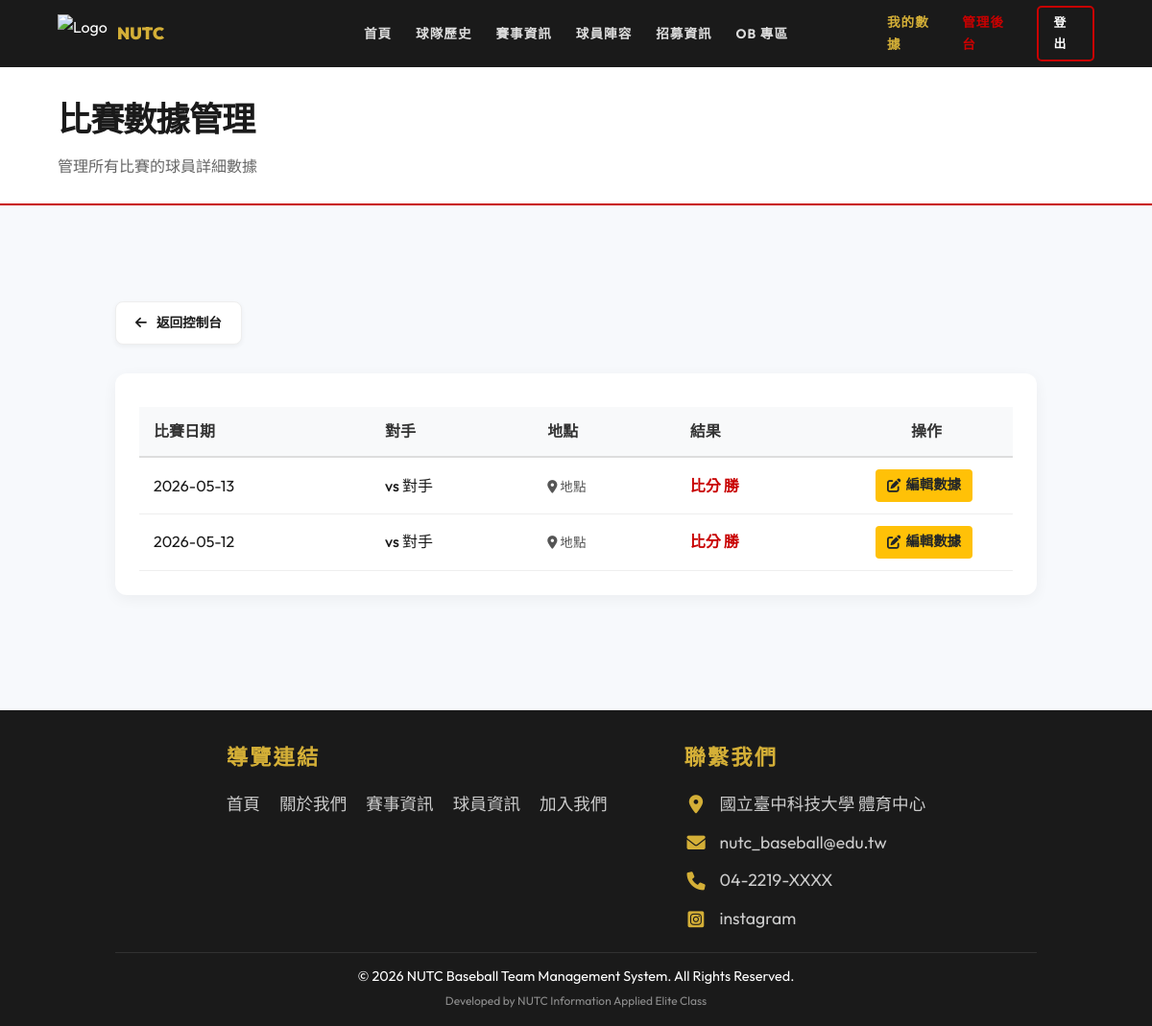
Before: /admin_game_stats.php (signed in) with the older database file.
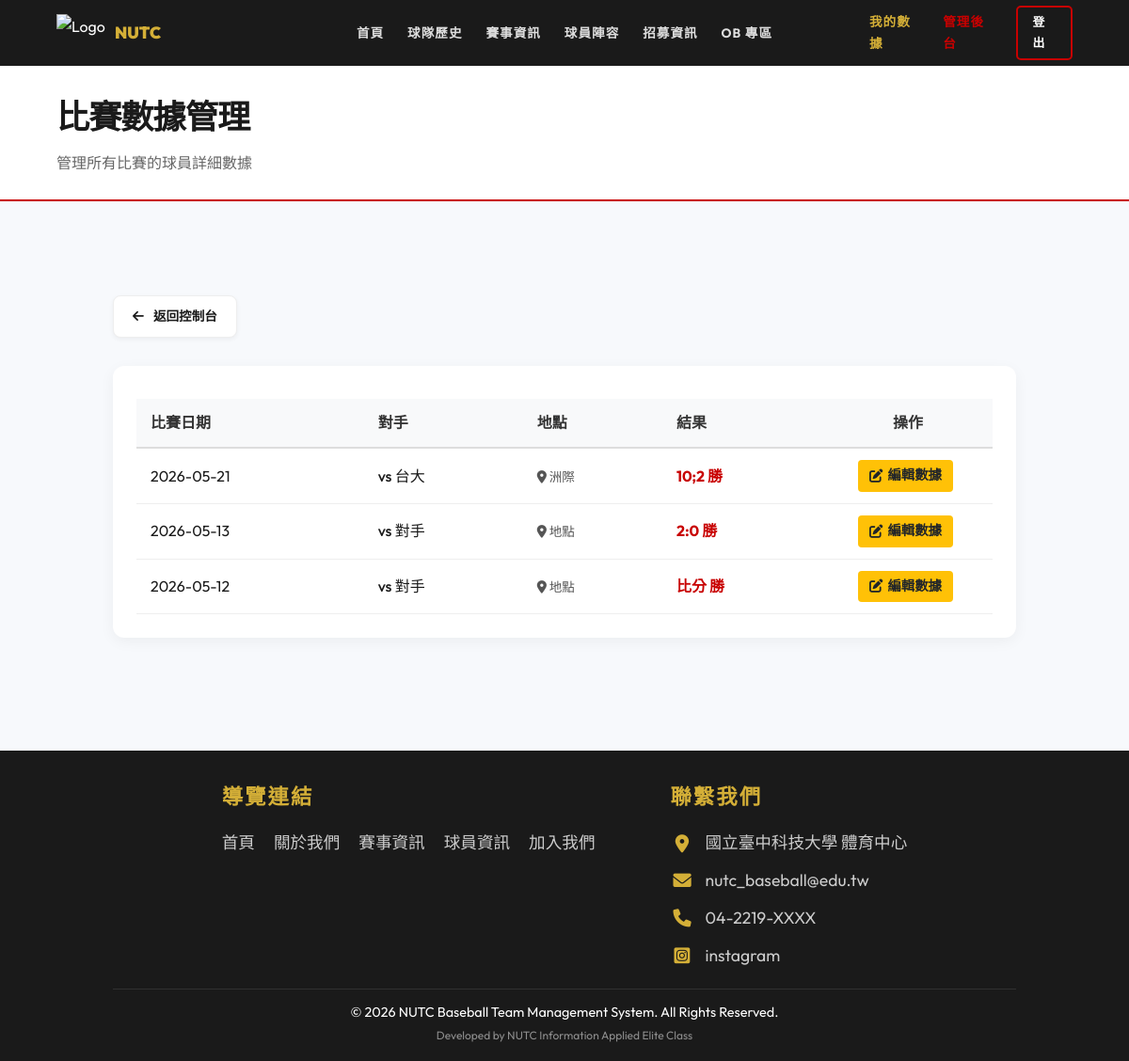
After: the same page with the newer database file.
### tables this page shows
CREATE TABLE `game` (
  `Game_id` int(11) NOT NULL AUTO_INCREMENT COMMENT '比賽識別碼',
  `Team_Id` int(11) NOT NULL COMMENT '關聯 Team.team_Id',
  `game_date` date DEFAULT NULL COMMENT '比賽日期',
  `game_time` time DEFAULT NULL COMMENT '比賽時間 (如: 12:30)',
  `location` varchar(100) DEFAULT NULL COMMENT '比賽地點',
  `opponent` varchar(100) DEFAULT NULL COMMENT '對手學校名稱',
  `result` varchar(10) DEFAULT NULL COMMENT '比賽結果 (如：14 vs 12 勝)',
  PRIMARY KEY (`Game_id`),
  KEY `Team_Id` (`Team_Id`),
  CONSTRAINT `game_ibfk_1` FOREIGN KEY (`Team_Id`) REFERENCES `team` (`team_Id`)
);

CREATE TABLE `contact_us` (
  `id` int(11) NOT NULL AUTO_INCREMENT,
  `icon_class` varchar(50) NOT NULL,
  `content_text` varchar(255) NOT NULL,
  `link` varchar(255) DEFAULT NULL,
  PRIMARY KEY (`id`)
);

### includes/Database.php (called while the page is built, shortened)
<?php
class Database {
    private $pdo;
    public function __construct() {
        $host = 'localhost';
        $db   = 'baseball_web';
        $user = 'root';
        $pass = '';
        $charset = 'utf8mb4';
        $dsn = "mysql:host=$host;port=3306;dbname=$db;charset=$charset";
        $options = [
            PDO::ATTR_ERRMODE            => PDO::ERRMODE_EXCEPTION,
            PDO::ATTR_DEFAULT_FETCH_MODE => PDO::FETCH_ASSOC,
            PDO::ATTR_EMULATE_PREPARES   => false,
        ];
        try {
            $this->pdo = new PDO($dsn, $user, $pass, $options);
        } catch (\PDOException $e) {
            throw new \PDOException($e->getMessage(), (int)$e->getCode());
        }
    }
    public function getAll($table) {
        $stmt = $this->pdo->query("SELECT * FROM `$table`");
        return $stmt->fetchAll();
    }
}

### includes/config.php (called while the page is built, shortened)
<?php
require_once 'Database.php';
$db = new Database();

### admin_game_stats.php (the view, shortened to what the changed rows need)
<?php
require_once 'includes/header.php';
$games = $db->getAll('game');
usort($games, function($a, $b) {
    return strtotime($b['game_date']) - strtotime($a['game_date']);
});
?>
<div class="page-header">
    <h1>比賽數據管理</h1>
</div>
<section>
    <div class="container">
        <div class="admin-list-card" style="background: white; border-radius: 12px; padding: 25px; box-shadow: 0 4px 15px rgba(0,0,0,0.05); overflow-x: auto;">
            <table class="admin-table" style="width:100%; border-collapse:collapse; text-align:left;">
                <thead>
                    <tr style="background: #f8f9fa; border-bottom: 2px solid #ddd;">
                        <th style="padding: 12px 15px; text-align: left; color: #333;">比賽日期</th>
                        <th style="padding: 12px 15px; text-align: left; color: #333;">對手</th>
                        <th style="padding: 12px 15px; text-align: left; color: #333;">地點</th>
                        <th style="padding: 12px 15px; text-align: left; color: #333;">結果</th>
                        <th style="padding: 12px 15px; text-align: center; color: #333;">操作</th>
                    </tr>
                </thead>
                <tbody>
                    <?php if (count($games) === 0): ?>
                    <tr>
                        <td colspan="5" style="padding:20px; text-align:center; color:#777;">目前無任何比賽記錄</td>
                    </tr>
                    <?php else: ?>
                        <?php foreach($games as $g): ?>
                        <tr style="border-bottom:1px solid #eee; transition: background 0.3s;">
                            <td style="padding: 12px 15px;"><?= htmlspecialchars($g['game_date']) ?></td>
                            <td style="padding: 12px 15px; font-weight: 500;">vs <?= htmlspecialchars($g['opponent']) ?></td>
                            <td style="padding: 12px 15px;"><span style="color:#555; font-size:0.85em;"><i class="fas fa-map-marker-alt"></i> <?= htmlspecialchars($g['location']) ?></span></td>
                            <td style="padding: 12px 15px; font-weight: bold; color: <?= strpos($g['result'], '勝') !== false ? 'var(--primary)' : (strpos($g['result'], '敗') !== false ? '#dc3545' : '#333') ?>;"><?= htmlspecialchars($g['result']) ?></td>
                            <td style="padding: 12px 15px; text-align:center; white-space: nowrap;">
                                <a href="admin_game_stats_edit.php?game_id=<?= $g['Game_id'] ?>" class="admin-action-btn admin-btn-edit">
                                    <i class="fas fa-edit"></i> 編輯數據
                                </a>
                            </td>
                        </tr>
                        <?php endforeach; ?>
                    <?php endif; ?>
                </tbody>
            </table>
        </div>
    </div>
</section>
<?php require_once 'includes/footer.php'; ?>

### includes/footer.php (shortened to what the changed rows need)
<?php
$contactInfos = $db->getAll('contact_us');
?>
<footer>
    <div class="footer-content" style="display: flex; justify-content: center; align-items: flex-start; gap: 80px; max-width: 900px; margin: 0 auto; margin-bottom: 20px;">
        <div class="footer-section">
            <div style="display: flex; flex-direction: column; gap: 10px;">
                <?php if (empty($contactInfos)): ?>
                    <p style="color: #888;">尚未設定聯絡資訊</p>
                <?php else: ?>
                    <?php foreach ($contactInfos as $c): ?>
                        <p style="margin: 0; font-size: 1.1rem; color: #ccc; display: flex; align-items: center; gap: 12px;">
                            <i class="<?= htmlspecialchars($c['icon_class']) ?>" style="color: var(--secondary); font-size: 1.2rem; width: 25px; text-align: center;"></i>
                            <?php if (!empty($c['link'])): ?>
                                <a href="<?= htmlspecialchars($c['link']) ?>" target="_blank" style="color: #ccc; text-decoration: none; transition: color 0.3s;"><?= htmlspecialchars($c['content_text']) ?></a>
                            <?php else: ?>
                                <span><?= htmlspecialchars($c['content_text']) ?></span>
                            <?php endif; ?>
                        </p>
                    <?php endforeach; ?>
                <?php endif; ?>
            </div>
        </div>
    </div>
</footer>
</body>
</html>

Changed rows visible on the page:
added game: game_date "2026-05-21", opponent "台大", location "洲際", result "10;2 勝"
changed game (number 2 of 3 on the later page): result "比分 勝" → "2:0 勝"
